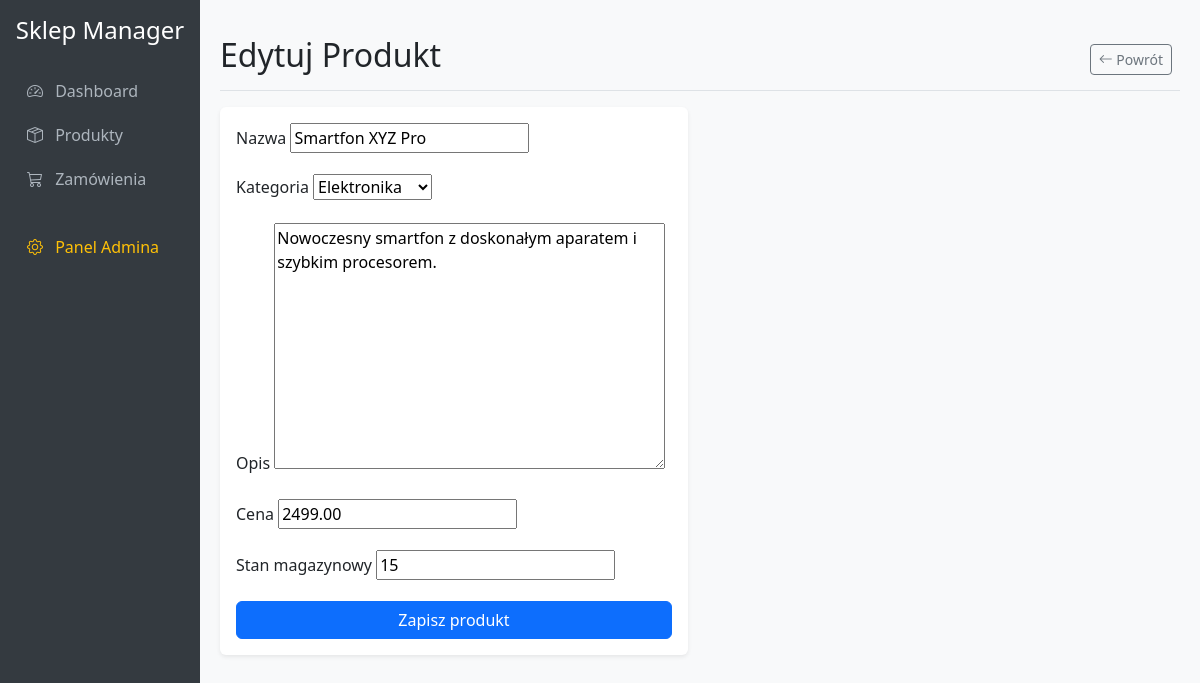
The app's page /products/3/edit/ with its own data.
### sklep/models.py (models this page shows, shortened)
class Product(models.Model):
    category = models.ForeignKey(Category, related_name='products', on_delete=models.CASCADE, verbose_name="Kategoria")
    name = models.CharField(max_length=200, verbose_name="Nazwa")
    description = models.TextField(blank=True, null=True, verbose_name="Opis")
    price = models.DecimalField(max_digits=10, decimal_places=2, verbose_name="Cena")
    stock = models.IntegerField(default=0, verbose_name="Stan magazynowy")
    created_at = models.DateTimeField(auto_now_add=True, verbose_name="Utworzono")
    class Meta:
        verbose_name = "Produkt"
        verbose_name_plural = "Produkty"

### sklep/views.py (the view)
# urls.py: path('products/<int:pk>/edit/', views.product_edit, name='product_edit'),
def product_edit(request, pk):
    product = get_object_or_404(Product, pk=pk)
    if request.method == 'POST':
        form = ProductForm(request.POST, instance=product)
        if form.is_valid():
            product = form.save()
            messages.success(request, f'Produkt "{product.name}" został zaktualizowany.')
            return redirect('product_list')
    else:
        form = ProductForm(instance=product)
    return render(request, 'sklep/product_form.html', {'form': form, 'product': product})

### sklep/forms.py
class ProductForm(forms.ModelForm):
    class Meta:
        model = Product
        fields = ['name', 'category', 'description', 'price', 'stock']

### sklep/models.py (called while the page is built)
    def __str__(self):
        return self.name

### sklep/templates/sklep/product_form.html (shortened to what this page needs)
{% extends 'base.html' %}
{% block content %}
<div class="d-flex justify-content-between flex-wrap flex-md-nowrap align-items-center pt-3 pb-2 mb-3 border-bottom">
    <h1 class="h2">{% if form.instance.pk %}Edytuj Produkt{% else %}Dodaj nowy produkt{% endif %}</h1>
    <div class="btn-toolbar mb-2 mb-md-0">
        <div class="btn-group me-2">
            <a href="{% url 'product_list' %}" class="btn btn-sm btn-outline-secondary">
                <i class="bi bi-arrow-left"></i> Powrót
            </a>
        </div>
    </div>
</div>
<div class="row">
    <div class="col-md-8 col-lg-6">
        <div class="card">
            <div class="card-body">
                <form method="post" class="needs-validation" novalidate>
                    {% for field in form %}
                    <div class="mb-3">
                        <label for="{{ field.id_for_label }}" class="form-label">{{ field.label }}</label>
                        {{ field }}
                    </div>
                    {% endfor %}
                    <div class="d-grid gap-2">
                        <button type="submit" class="btn btn-primary">Zapisz produkt</button>
                    </div>
                </form>
            </div>
        </div>
    </div>
</div>
{% endblock %}

### templates/base.html (style rules this page uses)
body { background-color: #f8f9fa; }
.card { border: none; box-shadow: 0 0.125rem 0.25rem rgba(0, 0, 0, 0.075); }

### records on screen
Product: form "Smartfon XYZ Pro" "Elektronika" "Nowoczesny smartfon z doskonałym aparatem i szybkim procesorem." "2499.00" "15"

### other values on screen
{{ field.label }} "Nazwa" "Kategoria" "Opis" "Cena" "Stan magazynowy"
